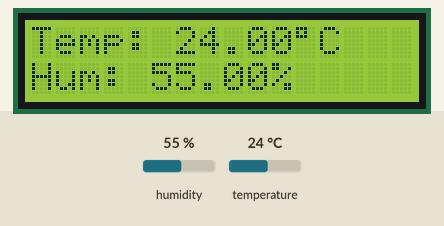
This sketch was run on a simulated ESP32. Parts: 16×2 character LCD. The test bench sets the inputs (shaded band); at power-on: humidity 55 %, temperature 24 °C.

Above: at 3.2 s.
3.3 s: humidity set to 22 %
At 5.4 s:
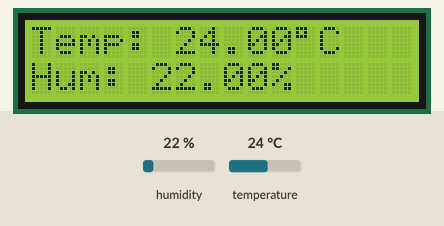
6.0 s: temperature set to 12 °C
At 7.0 s:
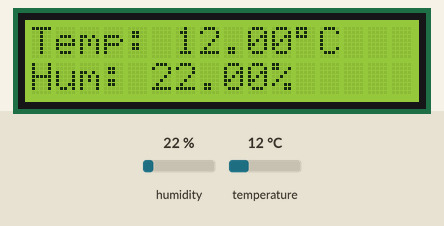
8.7 s: humidity set to 40 %
At 11.4 s:
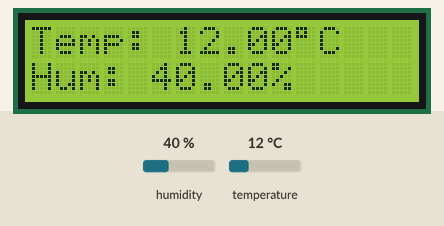
11.7 s: temperature set to 19 °C
At 13.0 s:
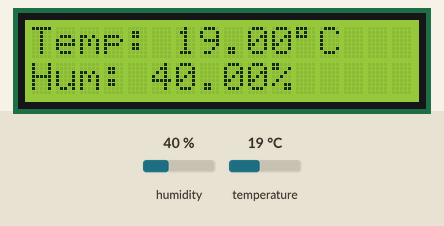
Timing chart, 0 to 14.7 s (numbered marks = the images above; inputs shaded):
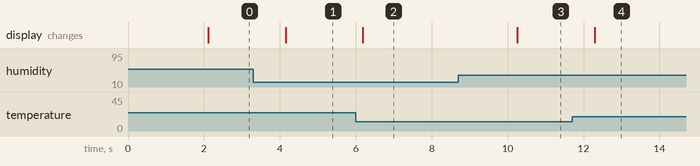

Measured:
- after the input at 3.3 s, the display: changes after 0.85 s (image 1)
- after the input at 6.0 s, the display: changes after 0.19 s (image 2)
- after the input at 8.7 s, the display: changes after 1.6 s (image 3)
- after the input at 11.7 s, the display: changes after 0.59 s (image 4)

The sketch:

dhtTesting.ino
```cpp
#include <Wire.h>
#include <LiquidCrystal_I2C.h>
#include <DHT.h>

// LCD (change 0x27 to 0x3F if needed)
LiquidCrystal_I2C lcd(0x27, 16, 2);

// DHT22 setup
#define DHTPIN 4
#define DHTTYPE DHT22

DHT dht(DHTPIN, DHTTYPE);

void setup() {
  Wire.begin(21, 22);

  lcd.init();
  lcd.backlight();

  dht.begin();

  lcd.setCursor(0, 0);
  lcd.print("Initializing...");
  delay(2000);
  lcd.clear();
}

void loop() {
  float temp = dht.readTemperature();
  float hum = dht.readHumidity();

  // Check if reading failed
  if (isnan(temp) || isnan(hum)) {
    lcd.setCursor(0, 0);
    lcd.print("Sensor Error   ");
    lcd.setCursor(0, 1);
    lcd.print("Check DHT22    ");
    delay(2000);
    return;
  }

  // Display Temperature
  lcd.setCursor(0, 0);
  lcd.print("Temp: ");
  lcd.print(temp);
  lcd.print((char)223); // degree symbol
  lcd.print("C   ");

  // Display Humidity
  lcd.setCursor(0, 1);
  lcd.print("Hum: ");
  lcd.print(hum);
  lcd.print("%    ");

  delay(2000);
}
```
